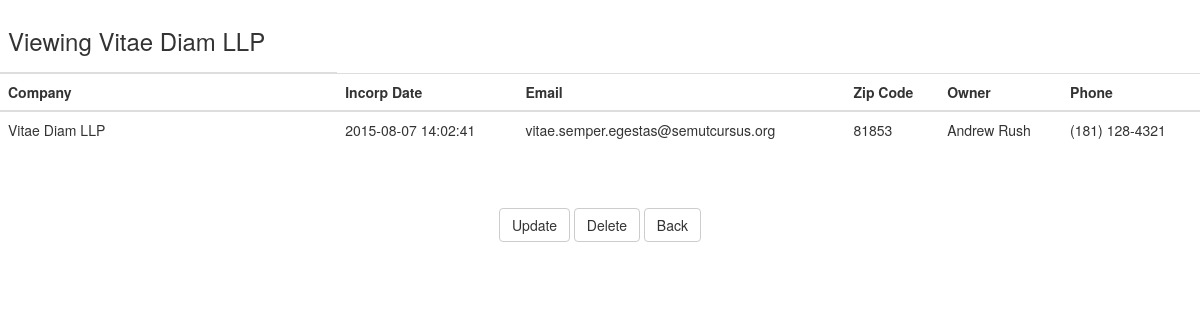
Screenshot of /read.php?id=2 with the database file from the repository.
### tables this page shows
CREATE TABLE IF NOT EXISTS `corps` (
  `id` mediumint(8) unsigned NOT NULL,
  `corp` varchar(255) DEFAULT NULL,
  `incorp_dt` varchar(255) DEFAULT NULL,
  `email` varchar(255) DEFAULT NULL,
  `zipcode` varchar(10) DEFAULT NULL,
  `owner` varchar(255) DEFAULT NULL,
  `phone` varchar(100) DEFAULT NULL
);

### read.php (the view, shortened to what this page needs)
<!DOCTYPE html>
<html>
    <head>
        <link rel="stylesheet" href="css/bootstrap.css">
    </head>
    <body>
        <?php
        $db = getDatabase();
        $id = filter_input(INPUT_GET, 'id');
        $stmt = $db->prepare("SELECT * FROM corps WHERE id = :id");
        $binds = array(
                ":id" => $id
            );
        $results = array();
        if ($stmt->execute($binds) && $stmt->rowCount() > 0) {
        $results = $stmt->fetch(PDO::FETCH_ASSOC);
            }
         ?>
<table class="table">
            <thead><tr>
            <th><h3>Viewing <?php echo $results['corp']; ?></h3></th>
                </tr>
                <tr>
                    <th>Company</th>
                    <th>Incorp Date</th>
                    <th>Email</th>
                    <th>Zip Code</th>
                    <th>Owner</th>
                    <th>Phone</th>
                </tr>
            </thead>
            <tr>
                <td><?php echo $results['corp']; ?></td>
                <td><?php echo $results['incorp_dt']; ?></td>
                <td><?php echo $results['email']; ?></td>
                <td><?php echo $results['zipcode']; ?></td>
                <td><?php echo $results['owner']; ?></td>
                <td><?php echo $results['phone']; ?></td>
            </tr>
        </table>
        <br/><br/>
    <center>
        <button class="btn btn-default" onClick="location.href='update.php'">Update</button>
        <button class="btn btn-default" onClick="location.href='delete.php'">Delete</button>
        <button class="btn btn-default" onclick="window.location.href='view.php'">Back</button>
    </center>
    </body>
</html>

### rows the page displays
corps: corp "Vitae Diam LLP", incorp_dt "2015-08-07 14:02:41", email "vitae.semper.egestas@semutcursus.org", zipcode "81853", owner "Andrew Rush", phone "(181) 128-4321"
